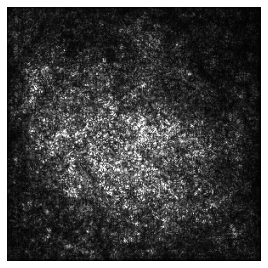
#> input picture results/fig/fig_vanilla.png, 268 x 268 px
$ python metric_smoothness.py   (older library calls are emulated)
#> lines starting #> are read from the running program, lines starting #| are printed output that depends on the picture; long printed decimals are rounded
import cv2
import numpy as np

# Lower is smoother, which is arguably better.
def metric_smoothness(explanation):

	laplacian = cv2.Laplacian(explanation,cv2.CV_64F)
	absolute_laplacian = np.absolute(laplacian)

	return np.average(absolute_laplacian)


fig_vanilla = cv2.imread("fig_vanilla.png", cv2.IMREAD_GRAYSCALE)
#> fig_vanilla is the input picture: shape (268, 268); min 0, max 255, mean 69.3
print("fig_vanilla: " + str(metric_smoothness(fig_vanilla)))
#| fig_vanilla: 51.416

fig_smoothgrad = cv2.imread("fig_smoothgrad.png", cv2.IMREAD_GRAYSCALE)
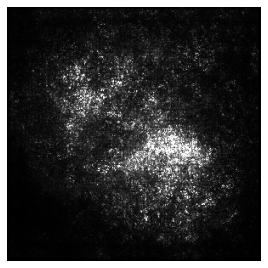
#> input picture results/fig/fig_smoothgrad.png, 268 x 268 px
#> fig_smoothgrad is the input picture: shape (268, 268); min 0, max 255, mean 51.1
print("fig_smoothgrad: " + str(metric_smoothness(fig_smoothgrad)))
#| fig_smoothgrad: 32.797

fig_xrai = cv2.imread("fig_xrai.png", cv2.IMREAD_COLOR)
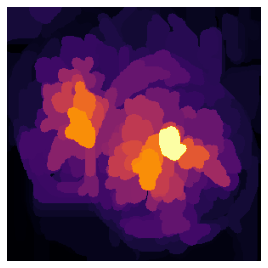
#> input picture results/fig/fig_xrai.png, 268 x 268 px
#> fig_xrai is the input picture: shape (268, 268, 3); mean B, G, R 86.7, 46.7, 87.8
print("fig_xrai: " + str(metric_smoothness(fig_xrai)))
#| fig_xrai: 10.719

fig_gradcam = cv2.imread("fig_gradcam.png", cv2.IMREAD_GRAYSCALE)
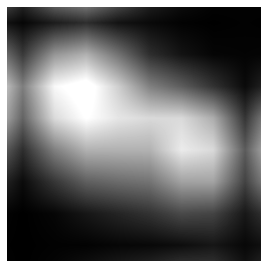
#> input picture results/fig/fig_gradcam.png, 268 x 268 px
#> fig_gradcam is the input picture: shape (268, 268); min 0, max 255, mean 108
print("fig_gradcam: " + str(metric_smoothness(fig_gradcam)))
#| fig_gradcam: 6.940

fig_blurIG = cv2.imread("fig_blurIG.png", cv2.IMREAD_GRAYSCALE)
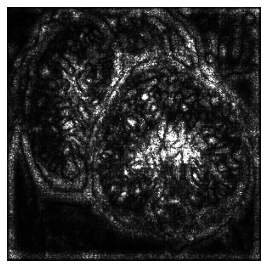
#> input picture results/fig/fig_blurIG.png, 268 x 268 px
#> fig_blurIG is the input picture: shape (268, 268); min 0, max 255, mean 56.4
print("fig_blurIG: " + str(metric_smoothness(fig_blurIG)))
#> in metric_smoothness (call 5), `laplacian = cv2.Laplacian(explanation,cv2.CV_64F)`:
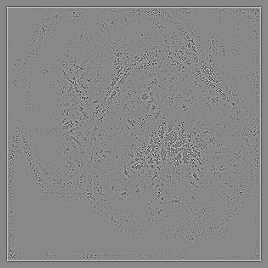
#> laplacian: shape (268, 268) float64; min -612, max 532, mean 0; drawn with min black and max white
#> in metric_smoothness (call 5), `absolute_laplacian = np.absolute(laplacian)`:
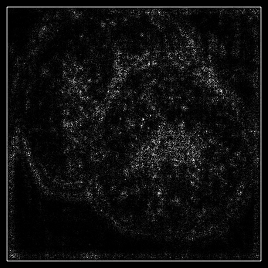
#> absolute_laplacian: shape (268, 268) float64; min 0, max 612, mean 37.6; drawn with min black and max white
#| fig_blurIG: 37.604

fig_gradcam_smoothed = cv2.imread("fig_gradcam_smoothed.png", cv2.IMREAD_GRAYSCALE)
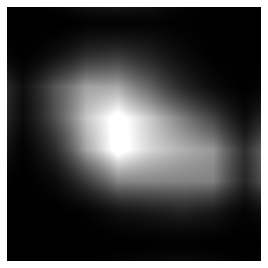
#> input picture results/fig/fig_gradcam_smoothed.png, 268 x 268 px
#> fig_gradcam_smoothed is the input picture: shape (268, 268); min 0, max 255, mean 73.6
print("fig_gradcam_smoothed: " + str(metric_smoothness(fig_gradcam_smoothed)))
#| fig_gradcam_smoothed: 7.798

fig_blurIG_smoothed = cv2.imread("fig_blurIG_smoothed.png", cv2.IMREAD_GRAYSCALE)
#> (the run stopped early here; a loop or call above may not have finished)
